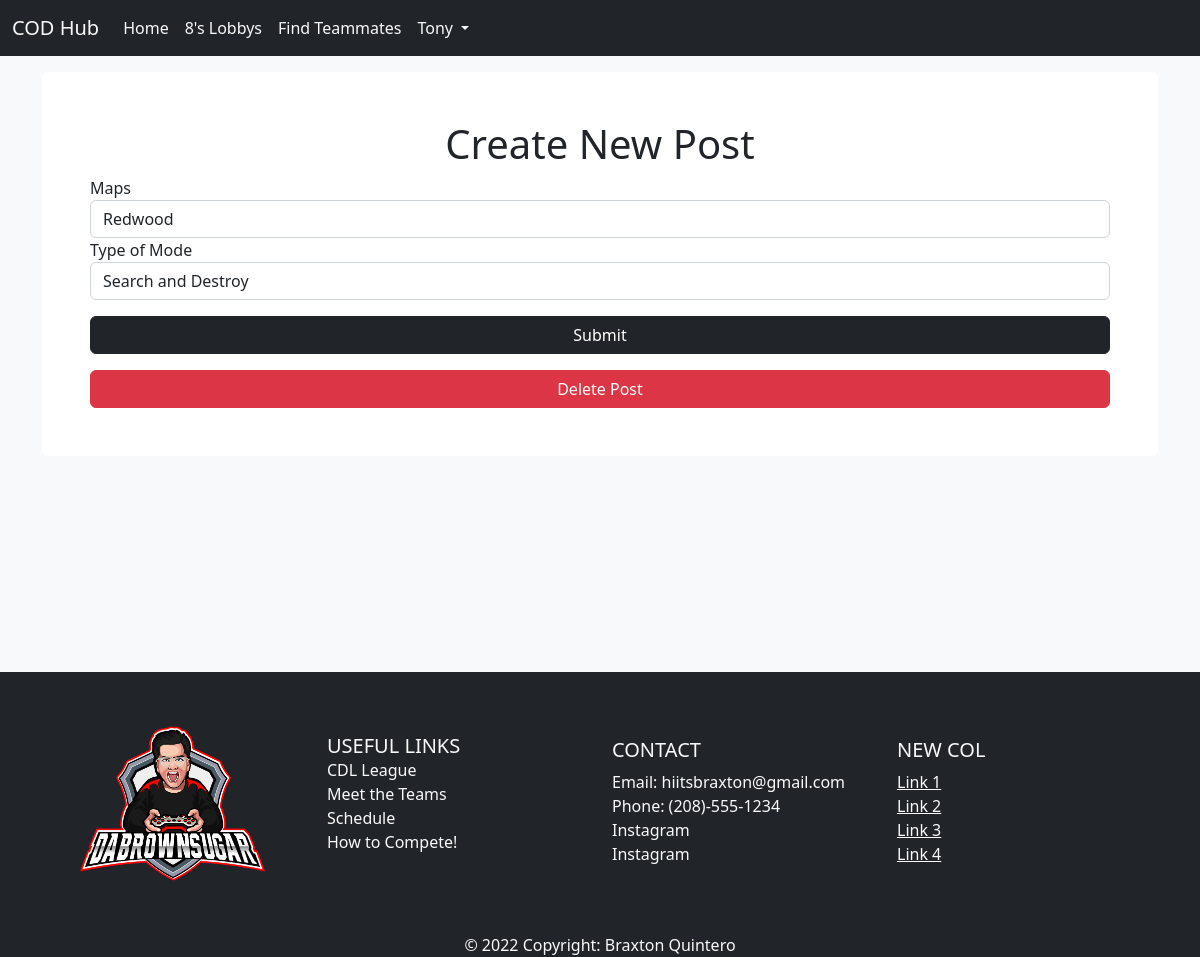
/edit_match/2/edit (signed in), run on the app's committed database.
### app/models.py (models this page shows, shortened)
class User(db.Model, UserMixin):
    id = db.Column(db.Integer, primary_key=True)
    email = db.Column(db.String(50), nullable=False, unique=True)
    username = db.Column(db.String(50), nullable=False, unique=True)
    password = db.Column(db.String(256), nullable=False)
    date_created = db.Column(db.DateTime, nullable=False, default=datetime.utcnow)

class Matches(db.Model):
    id = db.Column(db.Integer, primary_key=True)
    modes = db.Column(db.String(50), nullable=False)
    maps = db.Column(db.String(255), nullable=False)
    date_created = db.Column(db.DateTime, nullable=False, default=datetime.utcnow)
    user_id = db.Column(db.Integer, db.ForeignKey('user.id'))

### app/routes.py (the view)
@app.route('/edit_match/<match_id>/edit', methods=['GET', 'POST'])
@login_required
def edit_match(match_id):
    match = Matches.query.get(match_id)
    if not match:
        flash(f"Match with id #{match_id} does not exist", "warning")
        return redirect(url_for('index'))
    if match.user_id != current_user.id:
        flash('You do not have permission to edit this post', 'danger')
        return redirect(url_for('index'))
    form = MatchForm()
    if form.validate_on_submit():
        new_maps = form.maps.data
        new_modes = form.modes.data
        match.update(maps=new_maps, modes=new_modes)
        flash(f"{match_id} has been updated", "success")
        return redirect(url_for('eights', match_id=match.id))
    return render_template('edit_match.html', match=match, form=form)

### app/forms.py
class MatchForm(FlaskForm):
    modes = StringField('Type of Mode', validators=[DataRequired()])
    maps = StringField('Maps', validators=[DataRequired()])
    submit = SubmitField()

### app/models.py (called while the page is built)
@login.user_loader
def load_user(user_id):
    return User.query.get(user_id)

### app/templates/edit_match.html (shortened to what this page needs)
{% extends 'base.html' %}
{% block content %}
<div class="bg-white p-5 rounded mt-3">
    <form action="" method="POST">
        <h1 class="text-center">Create New Post</h1>
        {{ form.maps.label }}
        {{ form.maps(class='form-control', value=match.maps) }}
        {{ form.modes.label }}
        {{ form.modes(class='form-control', value=match.modes) }}
        {{ form.submit(class='btn btn-dark w-100 mt-3') }}
    </form>
    <button type="button" class="btn btn-danger w-100 mt-3" data-bs-toggle="modal" data-bs-target="#deletePostModal">
        Delete Post
    </button>
    </div>
{% endblock content %}

### app/templates/navbar.html (shortened to what this page needs)
  <nav class="navbar navbar-expand-lg bg-dark">
    <div class="container-fluid">
      <a class="navbar-brand text-light">COD Hub</a>
      <div class="collapse navbar-collapse justify-content-start" id="navbarNavDropdown">
        <ul class="navbar-nav">
          <li class="nav-item">
            <a class="nav-link active text-light" aria-current="page" href="{{ url_for('index') }}">Home</a>
          </li>
          {% if current_user.is_authenticated %}
          <li class="nav-item">
            <a class="nav-link active text-light" aria-current="page" href="{{ url_for('eights') }}">8's Lobbys</a>
          </li>
          <li class="nav-item">
            <a class="nav-link active text-light" aria-current="page" href="{{ url_for('search_teammates') }}">Find Teammates</a>
          </li>
          <li class="nav-item dropdown text-light">
            <a class="nav-link active dropdown-toggle text-light" href="#" role="button" data-bs-toggle="dropdown" aria-expanded="false">
              {{ current_user.username }}
            </a>
          </li>
          {% endif %}
        </ul>
      </div>
    </div>
  </nav>

### data on the page
User: username "Tony"
Matches: maps "Redwood", modes "Search and Destroy"
